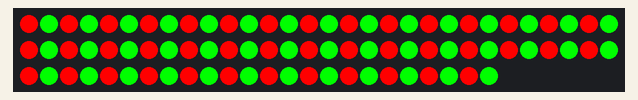
Simulated run of this sketch. Board: Arduino Uno, built with avr-gcc and run on an emulated ATmega328P. Parts: 84 RGB LEDs in strip order, left to right, continuing on the next row.

Above: at 0.1 s.

The sketch:

wtw-set-two-strip.ino
```cpp
#include <Adafruit_NeoPixel.h>

Adafruit_NeoPixel strip = Adafruit_NeoPixel(84, 6, NEO_GRB + NEO_KHZ800);

#define RED1 255
#define GREEN1 0
#define BLUE1 0

#define RED2 0
#define GREEN2 255
#define BLUE2 0
void setup() {
  strip.begin();
  strip.show();
}

void loop() {
  for(int i = 0; i < strip.numPixels(); i += 2) {
    strip.setPixelColor(i, RED1, GREEN1, BLUE1);
  }
  for(int i = 1; i < strip.numPixels(); i += 2) {
    strip.setPixelColor(i, RED2, GREEN2, BLUE2);
  }
  strip.show();
}
```
